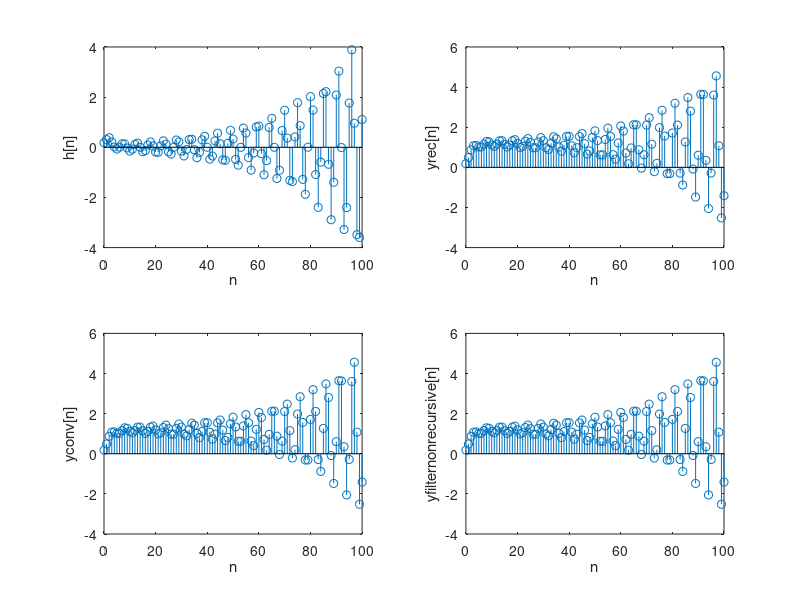

Here is the MATLAB script that generated this plot:
% ch02/tutorial_problem_17.m

pkg load signal;

% y[n] = 1.15y[n - 1] - 1.5y[n - 2] + 0.7y[n - 3] -
% - 0.25y[n - 4] + 0.18x[n] + 0.1x[n - 1] + 0.3x[n - 2] +
% + 0.1x[n - 3] + 0.18x[n - 4]

b = [0.18 0.1 0.3 0.1 0.18];

a = [1 -1.15 1.5 -0.7 0.25 -0.18];

n = (0:100);

h = impz(b, a, length(n));

y_recursive = filter(b, a, (n >= 0));

y_conv = conv(h, (n >= 0))(n + 1);

y_filter_nonrecursive = filter(h, 1, (n >= 0));

printf("Error y_recursive vs y_conv %d\n", ...
    sumsq(y_recursive - y_conv));
printf("Error y_recursive vs y_filter_nonrecursive %d\n", ...
    sumsq(y_recursive - y_filter_nonrecursive));

figure();

subplot(221); stem(n, h); xlabel('n'); ylabel('h[n]');
subplot(222); stem(n, y_recursive); xlabel('n');
ylabel('yrec[n]');
subplot(223); stem(n, y_conv); xlabel('n'); ylabel('yconv[n]');
subplot(224); stem(n, y_filter_nonrecursive); xlabel('n');
ylabel('yfilternonrecursive[n]');
